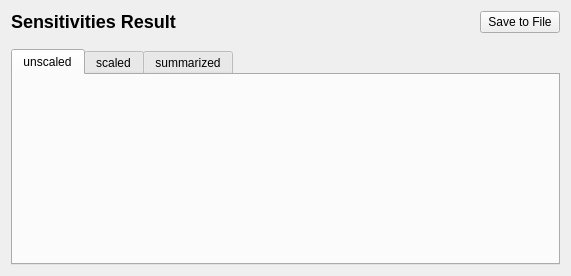
<?xml version="1.0" encoding="UTF-8"?>
<ui version="4.0">
<comment> Begin CVS Header </comment>
<comment>   $Source: /fs/turing/cvs/copasi_dev/cvs_admin/addHeader,v $ </comment>
<comment>   $Revision: 1.13 $ </comment>
<comment>   $Name:  $ </comment>
<comment>   $Author: shoops $ </comment>
<comment>   $Date: 2010/03/21 15:21:13 $ </comment>
<comment> End CVS Header </comment>

<comment> Copyright (C) 2010 by Pedro Mendes, Virginia Tech Intellectual </comment>
<comment> Properties, Inc., University of Heidelberg, and The University </comment>
<comment> of Manchester. </comment>
<comment> All rights reserved. </comment>

 <widget class="CopasiWidget" name="CQSensResultWidget">
  <property name="geometry">
   <rect>
    <x>0</x>
    <y>0</y>
    <width>571</width>
    <height>276</height>
   </rect>
  </property>
  <property name="windowTitle">
   <string>Sensitivities Result Window</string>
  </property>
  <layout class="QVBoxLayout" name="mWidgetLayout">
   <item>
    <layout class="QHBoxLayout" name="horizontalLayout">
     <item>
      <widget class="QLabel" name="mpLblResult">
       <property name="sizePolicy">
        <sizepolicy hsizetype="MinimumExpanding" vsizetype="Preferred">
         <horstretch>0</horstretch>
         <verstretch>0</verstretch>
        </sizepolicy>
       </property>
       <property name="text">
        <string>&lt;!DOCTYPE HTML PUBLIC &quot;-//W3C//DTD HTML 4.0//EN&quot; &quot;http://www.w3.org/TR/REC-html40/strict.dtd&quot;&gt;
&lt;html&gt;&lt;head&gt;&lt;meta name=&quot;qrichtext&quot; content=&quot;1&quot; /&gt;&lt;style type=&quot;text/css&quot;&gt;
p, li { white-space: pre-wrap; }
&lt;/style&gt;&lt;/head&gt;&lt;body style=&quot; font-family:'Lucida Grande'; font-size:13pt; font-weight:400; font-style:normal;&quot;&gt;
&lt;p style=&quot; margin-top:16px; margin-bottom:12px; margin-left:0px; margin-right:0px; -qt-block-indent:0; text-indent:0px;&quot;&gt;&lt;span style=&quot; font-size:x-large; font-weight:600;&quot;&gt;Sensitivities Result&lt;/span&gt;&lt;/p&gt;&lt;/body&gt;&lt;/html&gt;</string>
       </property>
      </widget>
     </item>
     <item>
      <widget class="QPushButton" name="mSaveButton">
       <property name="sizePolicy">
        <sizepolicy hsizetype="Fixed" vsizetype="Fixed">
         <horstretch>0</horstretch>
         <verstretch>0</verstretch>
        </sizepolicy>
       </property>
       <property name="text">
        <string>Save to File</string>
       </property>
      </widget>
     </item>
    </layout>
   </item>
   <item>
    <spacer name="verticalSpacer">
     <property name="orientation">
      <enum>Qt::Vertical</enum>
     </property>
     <property name="sizeType">
      <enum>QSizePolicy::Fixed</enum>
     </property>
     <property name="sizeHint" stdset="0">
      <size>
       <width>20</width>
       <height>10</height>
      </size>
     </property>
    </spacer>
   </item>
   <item>
    <widget class="QTabWidget" name="mpTab">
     <property name="currentIndex">
      <number>0</number>
     </property>
     <widget class="QWidget" name="tab">
      <attribute name="title">
       <string>unscaled</string>
      </attribute>
      <layout class="QHBoxLayout">
       <property name="margin">
        <number>0</number>
       </property>
       <item>
        <widget class="CQArrayAnnotationsWidget" name="mArrayWidget" native="true"/>
       </item>
      </layout>
     </widget>
     <widget class="QWidget" name="tab_2">
      <attribute name="title">
       <string>scaled</string>
      </attribute>
      <layout class="QHBoxLayout">
       <property name="margin">
        <number>0</number>
       </property>
       <item>
        <widget class="CQArrayAnnotationsWidget" name="mArrayWidgetScaled" native="true"/>
       </item>
      </layout>
     </widget>
     <widget class="QWidget" name="tab_3">
      <attribute name="title">
       <string>summarized</string>
      </attribute>
      <layout class="QHBoxLayout">
       <property name="margin">
        <number>0</number>
       </property>
       <item>
        <widget class="CQArrayAnnotationsWidget" name="mArrayWidgetCollapsed" native="true"/>
       </item>
      </layout>
     </widget>
    </widget>
   </item>
  </layout>
 </widget>
 <customwidgets>
  <customwidget>
   <class>CQArrayAnnotationsWidget</class>
   <extends>QWidget</extends>
   <header>CQArrayAnnotationsWidget.h</header>
  </customwidget>
  <customwidget>
   <class>CopasiWidget</class>
   <extends>QWidget</extends>
   <header>copasiWidget.h</header>
   <container>1</container>
  </customwidget>
 </customwidgets>
 <resources/>
 <connections>
  <connection>
   <sender>mSaveButton</sender>
   <signal>clicked()</signal>
   <receiver>CQSensResultWidget</receiver>
   <slot>saveToFile()</slot>
   <hints>
    <hint type="sourcelabel">
     <x>499</x>
     <y>31</y>
    </hint>
    <hint type="destinationlabel">
     <x>499</x>
     <y>56</y>
    </hint>
   </hints>
  </connection>
 </connections>
 <slots>
  <slot>saveToFile()</slot>
 </slots>
</ui>
